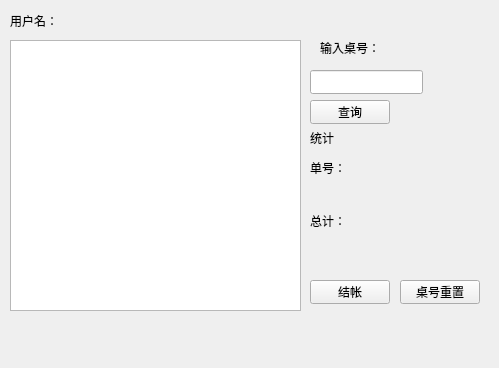
<?xml version="1.0" encoding="UTF-8"?>
<ui version="4.0">
 <class>CashierForm</class>
 <widget class="QWidget" name="CashierForm">
  <property name="geometry">
   <rect>
    <x>0</x>
    <y>0</y>
    <width>499</width>
    <height>368</height>
   </rect>
  </property>
  <property name="windowTitle">
   <string>Form</string>
  </property>
  <widget class="QLabel" name="label">
   <property name="geometry">
    <rect>
     <x>10</x>
     <y>10</y>
     <width>111</width>
     <height>21</height>
    </rect>
   </property>
   <property name="text">
    <string>用户名：</string>
   </property>
  </widget>
  <widget class="QLabel" name="label_2">
   <property name="geometry">
    <rect>
     <x>260</x>
     <y>10</y>
     <width>201</width>
     <height>21</height>
    </rect>
   </property>
   <property name="text">
    <string/>
   </property>
  </widget>
  <widget class="QTableWidget" name="tableWidget">
   <property name="geometry">
    <rect>
     <x>10</x>
     <y>40</y>
     <width>291</width>
     <height>271</height>
    </rect>
   </property>
  </widget>
  <widget class="QLabel" name="label_3">
   <property name="geometry">
    <rect>
     <x>320</x>
     <y>40</y>
     <width>61</width>
     <height>16</height>
    </rect>
   </property>
   <property name="text">
    <string>输入桌号：</string>
   </property>
  </widget>
  <widget class="QLineEdit" name="lineEdit">
   <property name="geometry">
    <rect>
     <x>310</x>
     <y>70</y>
     <width>113</width>
     <height>24</height>
    </rect>
   </property>
  </widget>
  <widget class="QPushButton" name="pushButton">
   <property name="geometry">
    <rect>
     <x>310</x>
     <y>100</y>
     <width>80</width>
     <height>24</height>
    </rect>
   </property>
   <property name="text">
    <string>查询</string>
   </property>
  </widget>
  <widget class="QPushButton" name="pushButton_2">
   <property name="geometry">
    <rect>
     <x>310</x>
     <y>280</y>
     <width>80</width>
     <height>24</height>
    </rect>
   </property>
   <property name="text">
    <string>结帐</string>
   </property>
  </widget>
  <widget class="QPushButton" name="pushButton_3">
   <property name="geometry">
    <rect>
     <x>400</x>
     <y>280</y>
     <width>80</width>
     <height>24</height>
    </rect>
   </property>
   <property name="text">
    <string>桌号重置</string>
   </property>
  </widget>
  <widget class="QLabel" name="label_4">
   <property name="geometry">
    <rect>
     <x>310</x>
     <y>130</y>
     <width>49</width>
     <height>16</height>
    </rect>
   </property>
   <property name="text">
    <string>统计</string>
   </property>
  </widget>
  <widget class="QLabel" name="label_5">
   <property name="geometry">
    <rect>
     <x>310</x>
     <y>160</y>
     <width>49</width>
     <height>16</height>
    </rect>
   </property>
   <property name="text">
    <string>单号：</string>
   </property>
  </widget>
  <widget class="QLabel" name="label_6">
   <property name="geometry">
    <rect>
     <x>310</x>
     <y>180</y>
     <width>181</width>
     <height>21</height>
    </rect>
   </property>
   <property name="text">
    <string/>
   </property>
  </widget>
  <widget class="QLabel" name="label_7">
   <property name="geometry">
    <rect>
     <x>310</x>
     <y>210</y>
     <width>131</width>
     <height>21</height>
    </rect>
   </property>
   <property name="text">
    <string>总计：</string>
   </property>
  </widget>
 </widget>
 <resources/>
 <connections/>
</ui>
